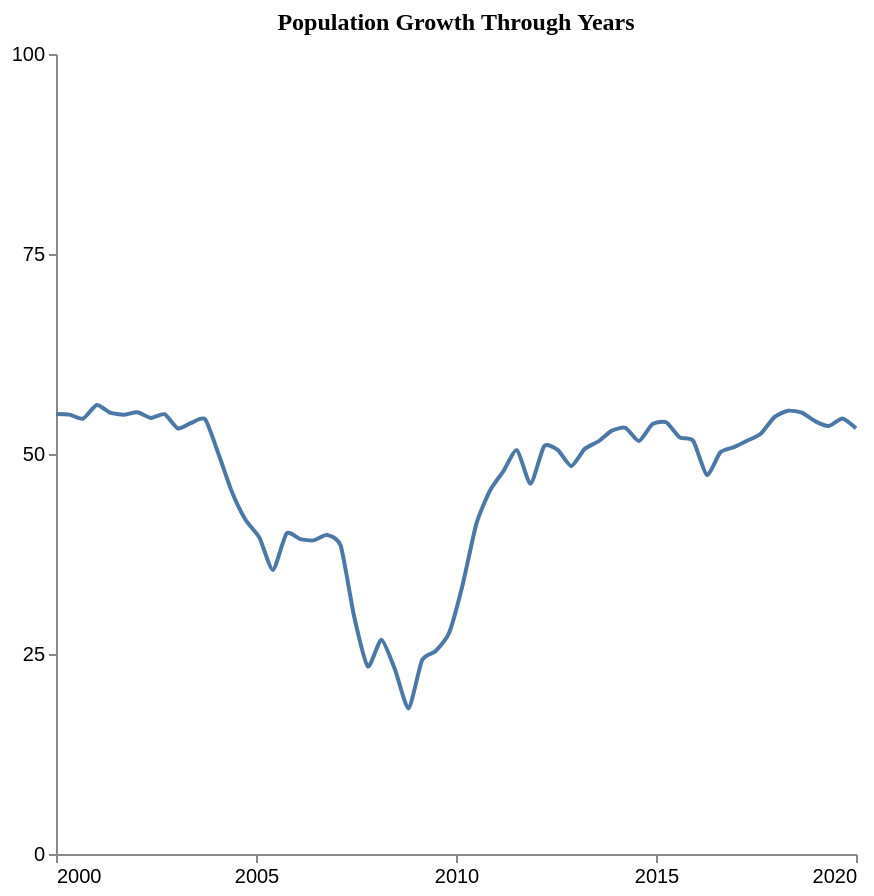

Express this chart as Vega-Lite.
### Vega-Lite specification from a JSON file in a GitHub repository (floating-point values rounded to 4 significant figures)
{"$schema": "https://vega.github.io/schema/vega-lite/v5.json", "description": "Pattern: downward", "data": {"values": [{"X": 2000.0, "Y": 55.0}, {"X": 2000.0, "Y": 54.92}, {"X": 2001.0, "Y": 54.42}, {"X": 2001.0, "Y": 56.13}, {"X": 2001.0, "Y": 55.17}, {"X": 2002.0, "Y": 54.91}, {"X": 2002.0, "Y": 55.22}, {"X": 2002.0, "Y": 54.5}, {"X": 2003.0, "Y": 54.97}, {"X": 2003.0, "Y": 53.19}, {"X": 2003.0, "Y": 53.91}, {"X": 2004.0, "Y": 54.34}, {"X": 2004.0, "Y": 49.93}, {"X": 2004.0, "Y": 45.15}, {"X": 2005.0, "Y": 41.72}, {"X": 2005.0, "Y": 39.54}, {"X": 2005.0, "Y": 35.51}, {"X": 2006.0, "Y": 40.07}, {"X": 2006.0, "Y": 39.37}, {"X": 2006.0, "Y": 39.2}, {"X": 2007.0, "Y": 39.88}, {"X": 2007.0, "Y": 38.5}, {"X": 2007.0, "Y": 29.6}, {"X": 2008.0, "Y": 23.46}, {"X": 2008.0, "Y": 26.79}, {"X": 2008.0, "Y": 23.07}, {"X": 2009.0, "Y": 18.2}, {"X": 2009.0, "Y": 24.22}, {"X": 2009.0, "Y": 25.37}, {"X": 2010.0, "Y": 27.68}, {"X": 2010.0, "Y": 33.73}, {"X": 2011.0, "Y": 41.27}, {"X": 2011.0, "Y": 45.41}, {"X": 2011.0, "Y": 47.87}, {"X": 2012.0, "Y": 50.48}, {"X": 2012.0, "Y": 46.27}, {"X": 2012.0, "Y": 50.97}, {"X": 2013.0, "Y": 50.51}, {"X": 2013.0, "Y": 48.48}, {"X": 2013.0, "Y": 50.65}, {"X": 2014.0, "Y": 51.57}, {"X": 2014.0, "Y": 52.92}, {"X": 2014.0, "Y": 53.27}, {"X": 2015.0, "Y": 51.62}, {"X": 2015.0, "Y": 53.76}, {"X": 2015.0, "Y": 53.96}, {"X": 2016.0, "Y": 52.08}, {"X": 2016.0, "Y": 51.63}, {"X": 2016.0, "Y": 47.38}, {"X": 2017.0, "Y": 50.22}, {"X": 2017.0, "Y": 50.85}, {"X": 2017.0, "Y": 51.68}, {"X": 2018.0, "Y": 52.57}, {"X": 2018.0, "Y": 54.64}, {"X": 2018.0, "Y": 55.41}, {"X": 2019.0, "Y": 55.17}, {"X": 2019.0, "Y": 54.08}, {"X": 2019.0, "Y": 53.5}, {"X": 2020.0, "Y": 54.44}, {"X": 2020.0, "Y": 53.21}]}, "mark": {"type": "line", "interpolate": "cardinal", "tension": 0.4}, "encoding": {"x": {"field": "X", "type": "quantitative", "title": "", "axis": {"grid": false, "format": "d", "values": [2000, 2005, 2010, 2015, 2020], "tickSize": 4}, "scale": {"domain": [2000, 2020]}}, "y": {"field": "Y", "type": "quantitative", "title": "", "axis": {"grid": false, "format": "d", "values": [0, 25, 50, 75, 100], "tickSize": 4, "tickOpacity": 1}, "scale": {"domain": [0, 100]}}}, "title": {"text": "Population Growth Through Years", "anchor": "middle", "font": "Tahoma", "fontSize": 12}, "config": {"lineBreak": "^", "view": {"stroke": null}}, "height": 400, "width": 400, "autosize": "pad"}
